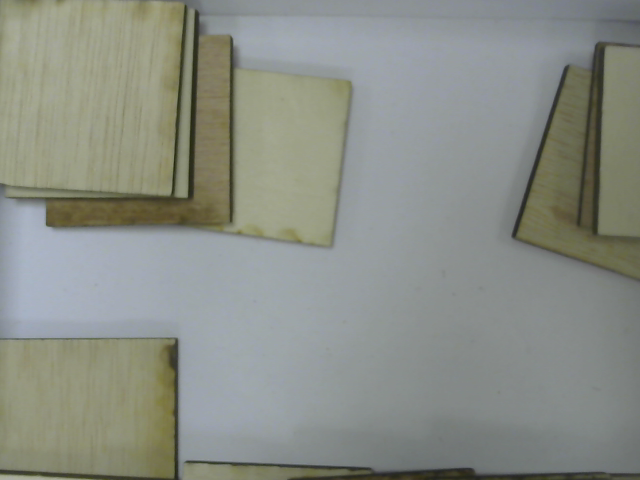
#> input picture blob_images/blob_image.png, 640 x 480 px, found by its file name
$ python color_detection.py
#> lines starting #> are read from the running program, lines starting #| are printed output that depends on the picture; after the words box and inside, x2 and y2 are one past the last pixel; in counts of white or black regions, pixels touching at a corner belong together
# Python code for Multiple Color Detection
import imutils
import numpy as np
import cv2
from matplotlib import pyplot as plt
from scipy import ndimage as ndi
from skimage.feature import canny


# Get image
image_path = './blob_images/blob_image.png'
image = cv2.imread(image_path)
#> image is the input picture: shape (480, 640, 3); mean B, G, R 134.2, 142.2, 138.1
cv2.imshow("Image", image)
cv2.waitKey()
cv2.destroyAllWindows()

#Convert to gray-scale
gray = cv2.cvtColor(image, cv2.COLOR_BGR2GRAY)
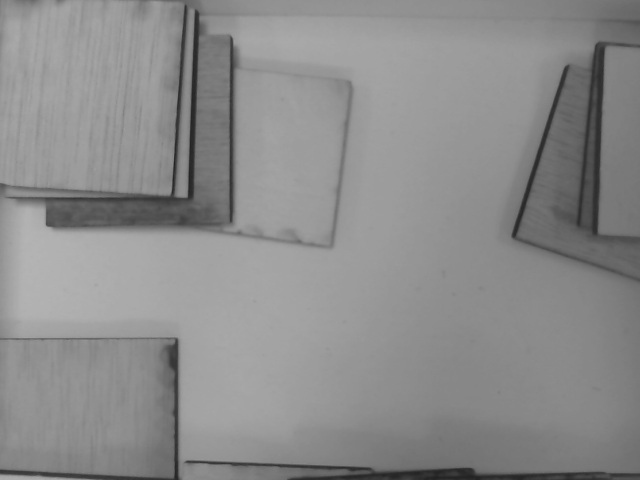
#> gray: shape (480, 640); min 33, max 180, mean 140
cv2.imshow("Gray", gray)
cv2.waitKey()
cv2.destroyAllWindows()
# convert the grayscale image to binary image
blurred = cv2.bilateralFilter(gray, 9,75, 75)
thresh = cv2.adaptiveThreshold(blurred, 255, cv2.ADAPTIVE_THRESH_GAUSSIAN_C, cv2.THRESH_BINARY, 11, 2)
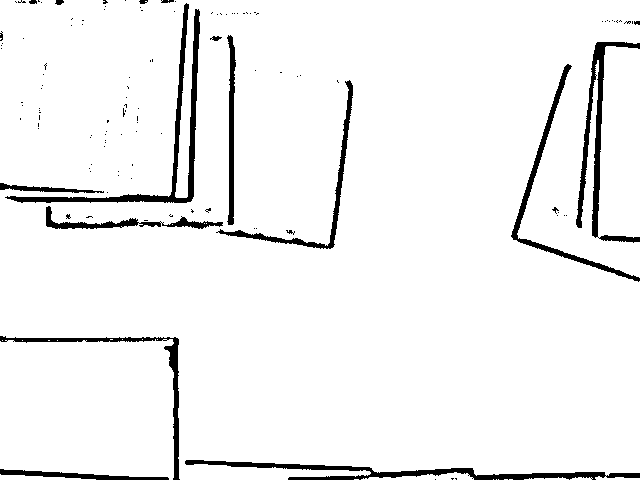
#> thresh: shape (480, 640); 94.9% white; 124 black regions (106 under 20 px)
# ret, thresh = cv2.threshold(gray, 127, 255, 0)


# find contours in the binary image
contours = cv2.findContours(thresh, cv2.RETR_TREE, cv2.CHAIN_APPROX_SIMPLE)
#> contours = 183 contours, 166 with area under 20; largest, box (x1, y1, x2, y2) and area: (0, 0, 640, 480) 272008, (0, 339, 174, 480) 22586, (4, 2, 201, 204) 3468, (217, 79, 354, 250) 1610, (226, 34, 237, 226) 1152
contours = imutils.grab_contours(contours)
for c in contours:
    # calculate moments for each contour
    M = cv2.moments(c)
    print(M)
    if M["m00"] != 0.0:
        cX = int(M["m10"] / M["m00"])
        cY = int(M["m01"] / M["m00"])
    elif M["m00"] == 0.0:
        cX = 0
        cY = 0
    print(cX, cY)
    cv2.circle(image, (cX, cY), 5, (255, 255, 255), -1)
    cv2.putText(image, "centroid", (cX - 25, cY - 25), cv2.FONT_HERSHEY_SIMPLEX, 0.5, (255, 255, 255), 2)
    cv2.drawContours(image, [c], -1, (0, 255, 0), 2)

    # display the image
    cv2.imshow("Image", image)
    cv2.waitKey(0)
#> this loop made 183 passes
#> (c, cX, cY) on passes 1, 2, 3, 4, 5, 6, 8, 12, 13, 14, 15: ([[509, 479], [512, 479]], 0, 0), ([[504, 479], [507, 479]], 0, 0), ([[498, 479]], 0, 0), ([[496, 479]], 0, 0), ([[493, 479]], 0, 0), ([[354, 479], [358, 479]], 0, 0), ([[590, 478], [591, 477], [592, 478], [591, 479]], 591, 478), ([[471, 478], [472, 477], [473, 478], [472, 479]], 472, 478), ([[467, 475], [468, 474], [469, 475], [468, 476]], 468, 475), ([[57, 340]], 0, 0), ([[48, 340], [49, 340]], 0, 0)
#> (cX, cY) on passes 7, 9, 10, 11, 19, 21: (581, 478), (549, 478), (30, 477), (430, 476), (87, 407), (164, 340)
#> (printed output is left out)
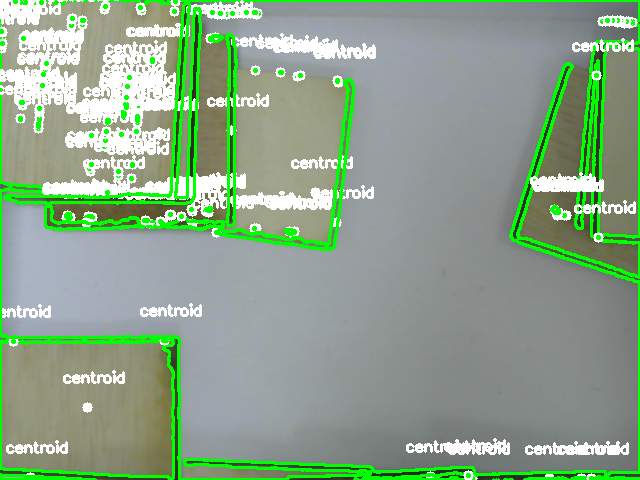
#> image: shape (480, 640, 3); 17.56% of pixels changed, all inside (x1, y1, x2, y2) = (0, 0, 640, 480)
cv2.destroyAllWindows()

# # Convert the imageFrame in BGR(RGB color space) to HSV(hue-saturation-value) color space
# # image_rgb = cv2.cvtColor(image, cv2.COLOR_BGR2RGB)
# hsv_image = cv2.cvtColor(image, cv2.COLOR_BGR2HSV)
# cv2.imshow("HSV-Image", image)
# cv2.waitKey()
# cv2.destroyAllWindows()
#
#
#
#
#
# # Set range for white color and define mask
# white_lower = np.array([0, 0, 100], np.uint8)
# white_upper = np.array([0, 0, 255], np.uint8) # dark gray
# white_mask = cv2.inRange(hsv_image, white_lower, white_upper)
#
#
# # Set range for brown color and define
# brown_lower = np.array([67, 18, 58], np.uint8)
# brown_upper = np.array([46, 37, 42], np.uint8)
# brown_mask = cv2.inRange(hsv_image, brown_upper, brown_lower)
#
# # Morphological Transform, Dilation for each color and bitwise_and operator between imageFrame and mask
# # determines to detect only that particular color
# kernal = np.ones((5, 5), "uint8")
#
# # # For white color
# white_mask = cv2.dilate(white_mask, kernal)
# cv2.imshow("Mask_white", white_mask)
# cv2.waitKey()
# cv2.destroyAllWindows()
# res_white = cv2.bitwise_and(hsv_image, hsv_image, mask=white_mask)
# cv2.imshow("Res_white", res_white)
# cv2.waitKey()
# cv2.destroyAllWindows()
#
# #
# # # For brown color
# brown_mask = cv2.dilate(brown_mask, kernal)
# cv2.imshow("Brown_Mask", brown_mask)
# cv2.waitKey()
# cv2.destroyAllWindows()
# res_brown = cv2.bitwise_and(hsv_image, hsv_image, mask=brown_mask)
# cv2.imshow("Brown_Res", brown_mask)
# cv2.waitKey()
# cv2.destroyAllWindows()
#
# # Creating contour to track white color
# contours, hierarchy = cv2.findContours(white_mask,
#                                        cv2.RETR_TREE,
#                                        cv2.CHAIN_APPROX_SIMPLE)
#
# print(contours)
#
# for pic, contour in enumerate(contours):
#     area = cv2.contourArea(contour)
#     if area > 50:
#         x, y, w, h = cv2.boundingRect(contour)
#         imageFrame = cv2.rectangle(hsv_image, (x, y),
#                                    (x + w, y + h),
#                                    (0, 0, 255), 2)
#
#         cv2.putText(imageFrame, "White", (x, y),
#                     cv2.FONT_HERSHEY_SIMPLEX, 1.0,
#                     (0, 0, 255))
#
#         cv2.imshow("White-Detector", imageFrame)
#         cv2.waitKey()
#         cv2.destroyAllWindows()
#     else:
#         print("else")

$ run again, with blob_images/img1610361253.35.png copied over blob_images/blob_image.png
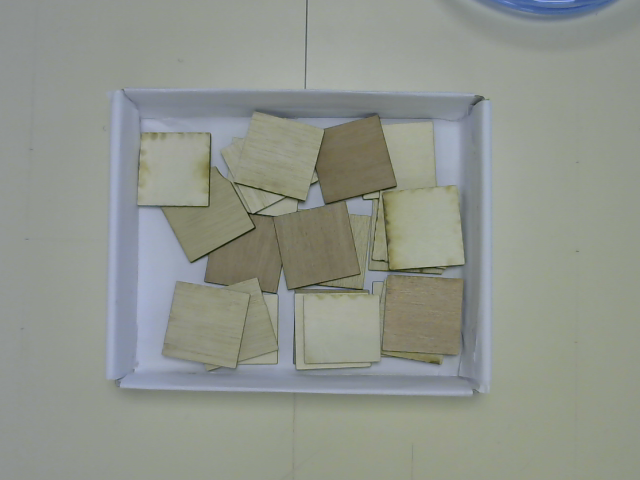
#> input picture blob_images/img1610361253.35.png, 640 x 480 px, found by its file name
#> image is the input picture: shape (480, 640, 3); mean B, G, R 140.3, 148.5, 143.8
#> `thresh = cv2.adaptiveThreshold(blurred, 255, cv2.ADAPTIVE_THRESH_GAUSS..`:
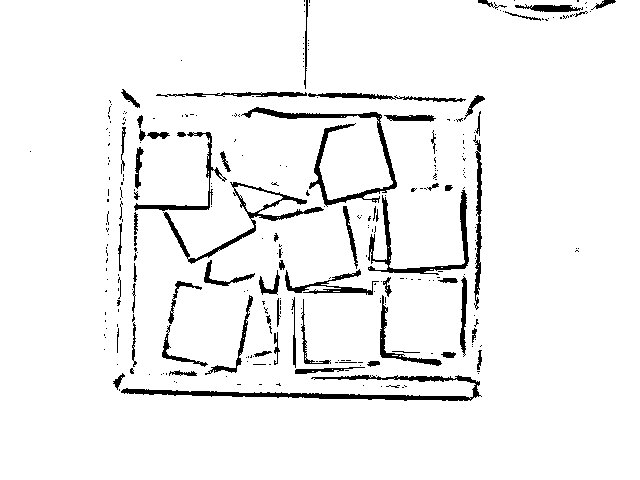
#> thresh: shape (480, 640); 94.6% white; 298 black regions (230 under 20 px)
#> contours = 507 contours, 420 with area under 20; largest, box (x1, y1, x2, y2) and area: (0, 0, 640, 480) 305670, (120, 374, 482, 402) 2754, (241, 106, 398, 207) 2188, (367, 189, 470, 276) 1558, (229, 181, 325, 222) 918
#> the loop `for c in contours:` made 507 passes
#> (c, cX, cY) on passes 2, 8, 9, 12, 16, 17, 18: ([[480, 396], [481, 395], [482, 396], [481, 397]], 481, 396), ([[380, 386], [381, 385], [382, 386], [381, 387]], 381, 386), ([[403, 385], [404, 384], [405, 385], [404, 386]], 404, 385), ([[362, 385], [363, 384], [364, 385], [363, 386]], 363, 385), ([[175, 382], [176, 381], [177, 382], [176, 383]], 176, 382), ([[173, 381], [174, 380], [175, 381], [174, 382]], 174, 381), ([[313, 379], [314, 378], [315, 379], [314, 380]], 314, 379)
#> (printed output is left out)
#> after the loop `for c in contours:`:
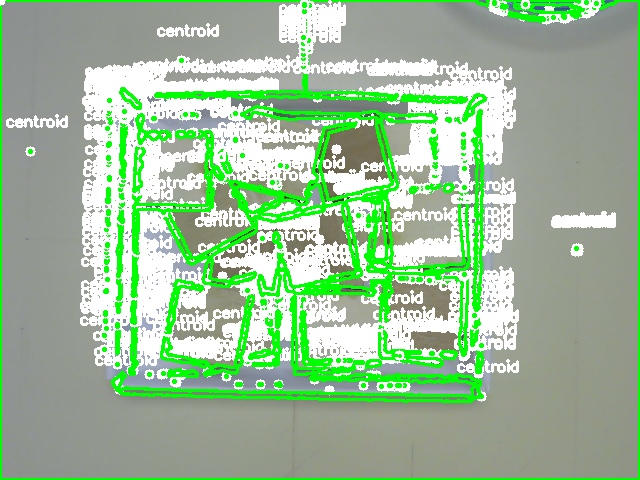
#> image: shape (480, 640, 3); mean B, G, R 151.2, 189, 154.3

$ run again, with blob_images/img1610361325.5.png copied over blob_images/blob_image.png
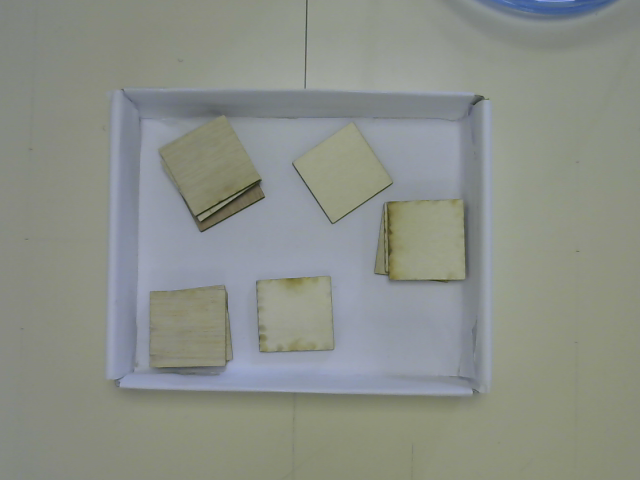
#> input picture blob_images/img1610361325.5.png, 640 x 480 px, found by its file name
#> image is the input picture: shape (480, 640, 3); mean B, G, R 136.2, 143.5, 139
#> `thresh = cv2.adaptiveThreshold(blurred, 255, cv2.ADAPTIVE_THRESH_GAUSS..`:
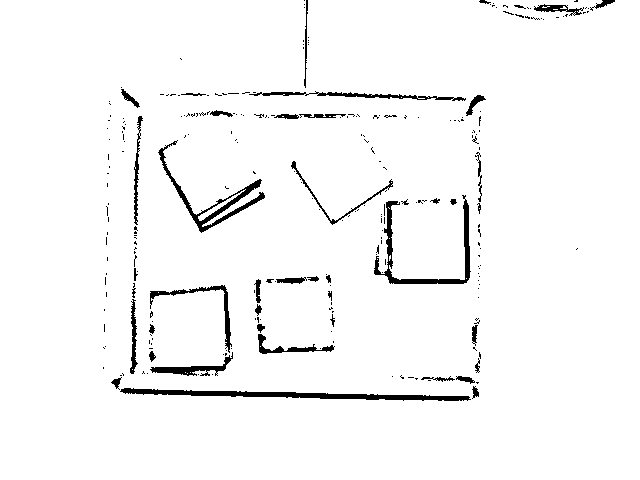
#> thresh: shape (480, 640); 96.7% white; 261 black regions (215 under 20 px)
#> contours = 456 contours, 396 with area under 20; largest, box (x1, y1, x2, y2) and area: (0, 0, 640, 480) 305720, (119, 387, 472, 402) 2084, (157, 140, 266, 234) 1598, (373, 198, 472, 285) 1558, (149, 284, 233, 354) 726
#> the loop `for c in contours:` made 456 passes
#> (c, cX, cY) on passes 2, 3, 5, 6, 9, 17, 19: ([[471, 398], [472, 397], [473, 398], [472, 399]], 472, 398), ([[118, 389], [119, 388], [120, 389], [119, 390]], 119, 389), ([[117, 388], [118, 387], [119, 388], [118, 389]], 118, 388), ([[474, 386], [475, 385], [476, 386], [475, 387]], 475, 386), ([[435, 380], [436, 379], [437, 380], [436, 381]], 436, 380), ([[120, 377], [121, 376], [122, 377], [121, 378]], 121, 377), ([[455, 376], [456, 375], [457, 376], [456, 377]], 456, 376)
#> (printed output is left out)
#> after the loop `for c in contours:`:
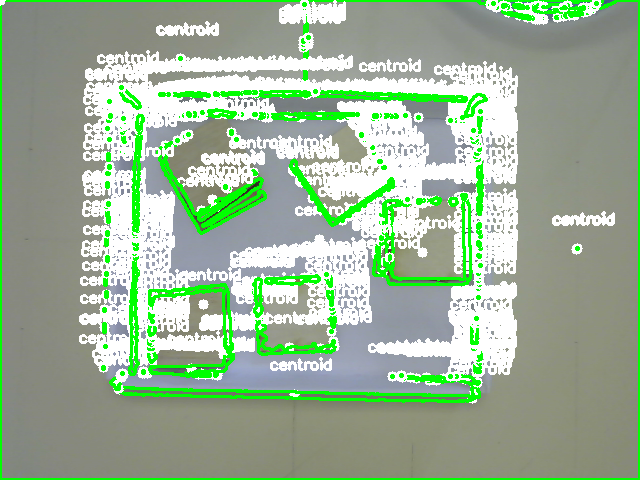
#> image: shape (480, 640, 3); mean B, G, R 151.2, 178.8, 155

$ run again, with blob_images/img1610361334.83.png copied over blob_images/blob_image.png
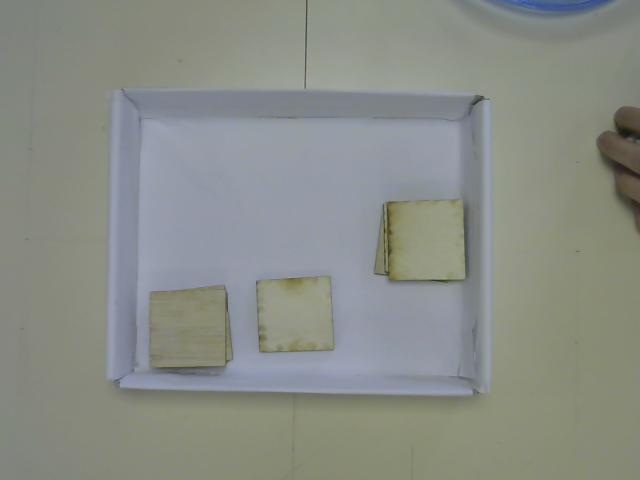
#> input picture blob_images/img1610361334.83.png, 640 x 480 px, found by its file name
#> image is the input picture: shape (480, 640, 3); mean B, G, R 134.8, 141.7, 137.3
#> `thresh = cv2.adaptiveThreshold(blurred, 255, cv2.ADAPTIVE_THRESH_GAUSS..`:
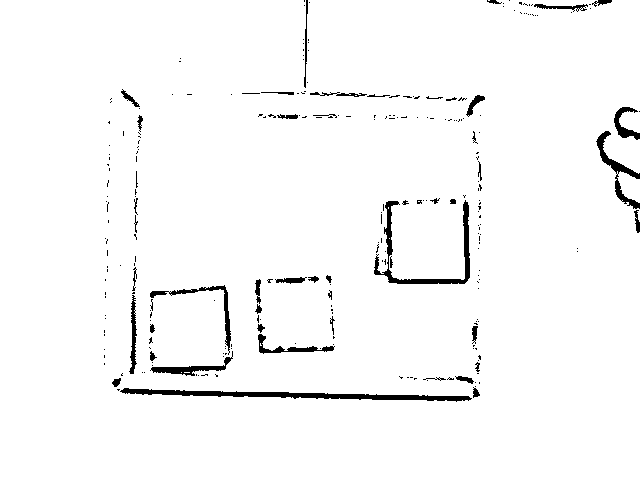
#> thresh: shape (480, 640); 97.2% white; 260 black regions (213 under 20 px)
#> contours = 382 contours, 328 with area under 20; largest, box (x1, y1, x2, y2) and area: (0, 0, 640, 480) 304474, (119, 387, 473, 403) 2062, (373, 199, 471, 285) 1500, (150, 356, 234, 377) 566, (168, 284, 232, 352) 564
#> the loop `for c in contours:` made 382 passes
#> (c, cX, cY) on passes 1, 6, 7, 9, 10, 11, 12: ([[488, 0], [489, 0]], 0, 0), ([[472, 387], [473, 386], [474, 387], [473, 388]], 473, 387), ([[474, 386], [475, 385], [476, 386], [475, 387]], 475, 386), ([[474, 382], [475, 381], [476, 382], [475, 383]], 475, 382), ([[439, 380], [440, 379], [441, 380], [440, 381]], 440, 380), ([[426, 380], [427, 379], [428, 380], [427, 381]], 427, 380), ([[446, 379], [447, 378], [448, 379], [447, 380]], 447, 379)
#> (printed output is left out)
#> after the loop `for c in contours:`:
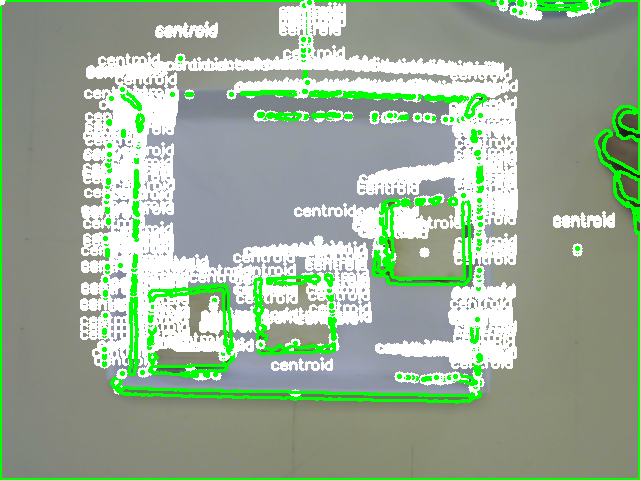
#> image: shape (480, 640, 3); mean B, G, R 149.6, 173.4, 152.9
